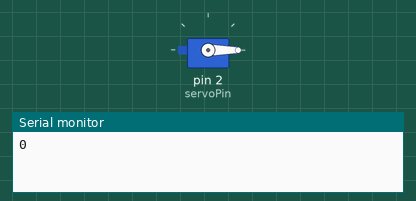
Recording of a sketch running on a simulated Arduino Uno, built with avr-gcc and run on an emulated ATmega328P. On the bench: servo, the last lines printed to the serial monitor.

Above: at 0.1 s.
At 19.1 s:
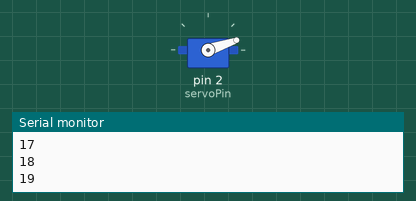
At 39.1 s:
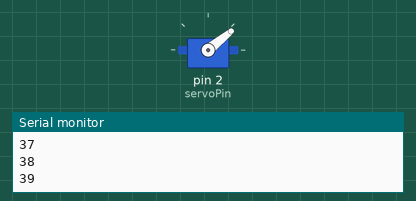
Timing chart, 0 to 40.0 s (numbered marks = the images above):
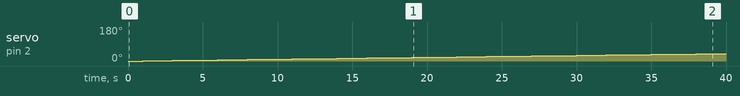

The sketch:

test_servo.ino
```cpp
#include <Servo.h>

int servoPin = 2;

Servo servo;

int angle = 0;

void setup() {
  Serial.begin(9600);
  servo.attach(servoPin);
}

void loop() {

  for(angle = 0; angle < 180; angle++) {
    servo.write(angle);
    Serial.println(angle);
    delay(1000);
  }
  for(angle = 180; angle > 0; angle--) {
    servo.write(angle);
    delay(10);
  }

}
```

Measured:
- by itself, servo on pin 2 (servoPin): moves from 0° to 39° over 38.0 s
